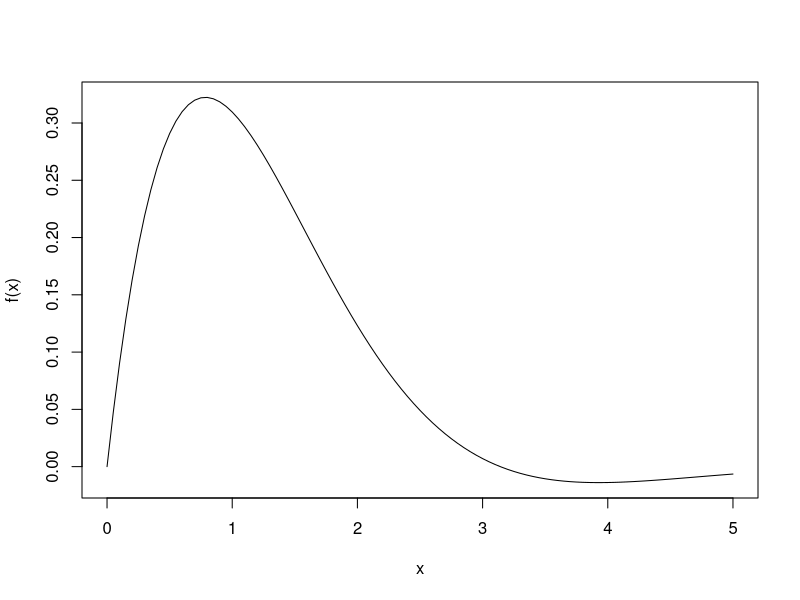
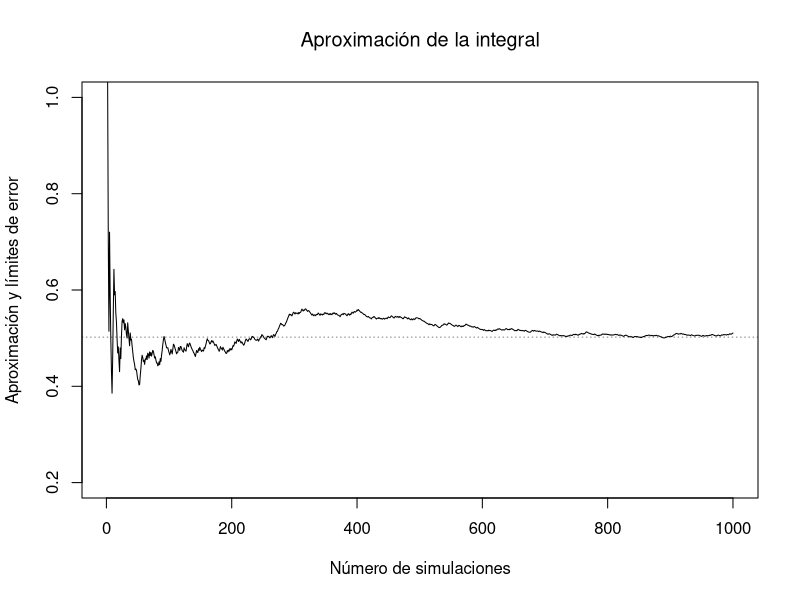
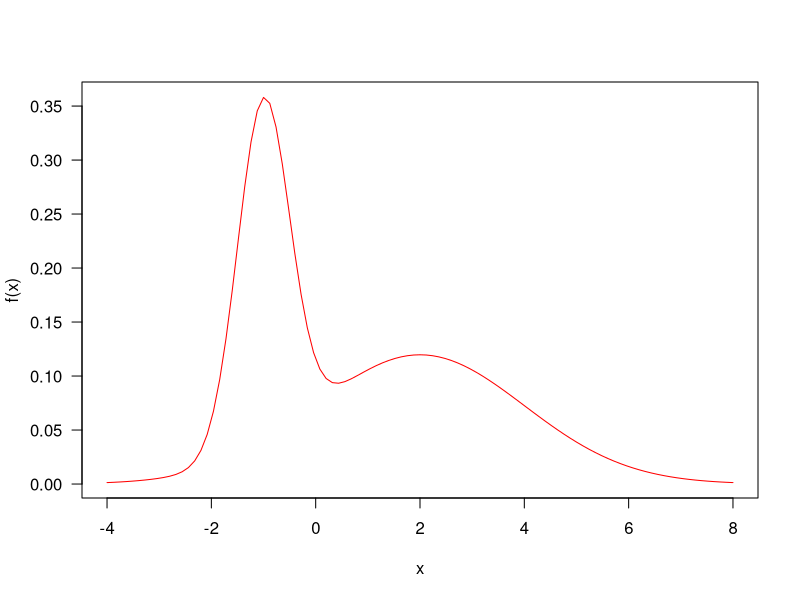
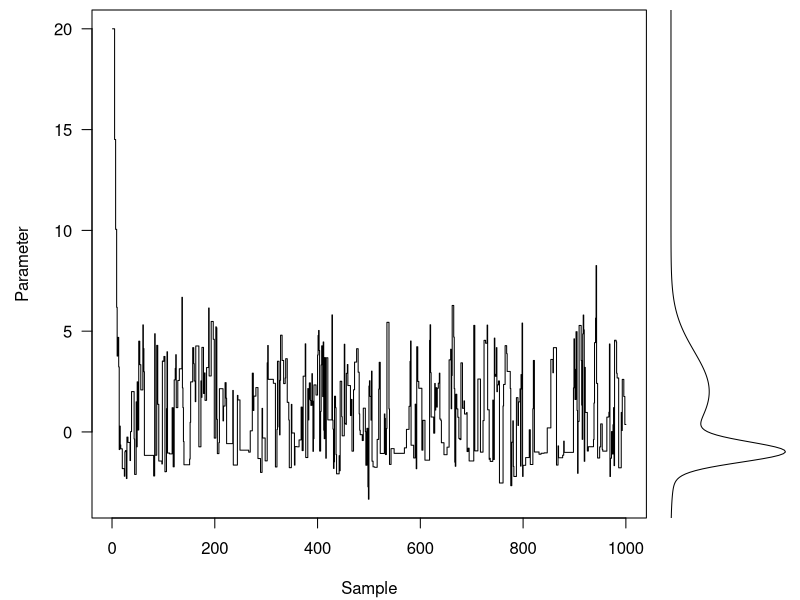
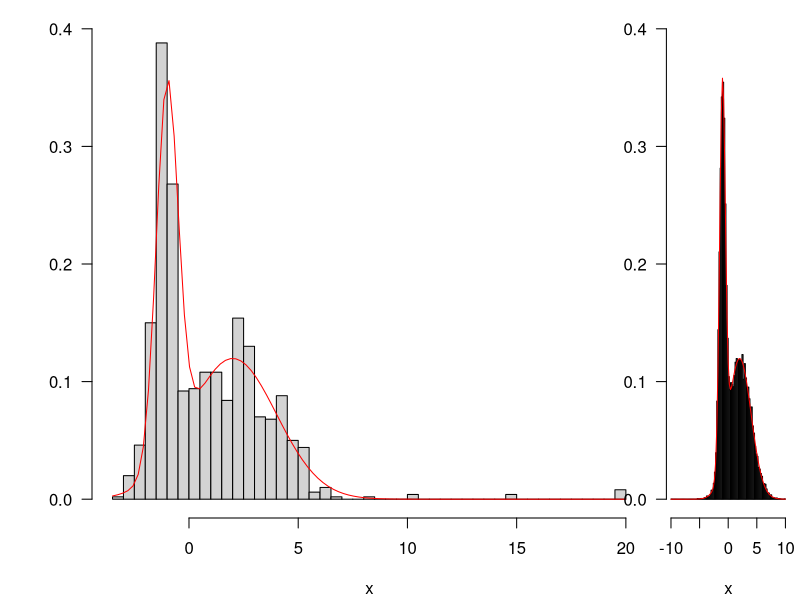

Source code (R) for these figures, in order:
## ---- chunk 1
set.seed(1)
## ---- chunk 2
f <- function(x) sin(x) * exp(-x)
curve(f, 0, 5)
## ---- chunk 3
numero_simulaciones <- 1000
x <- runif(numero_simulaciones, min = 0, max = 5)
fx <- f(x)
## ---- chunk 4
integral_aprox <- (5 - 0) * mean(fx)
integral_aprox
## ---- chunk 5
integral <- integrate(f, 0, 5)$value
integral
## ---- chunk 6
estim <- 5 * (cumsum(fx) / seq_along(fx))
# errores de estimación correspondientes
estim.err <- sqrt(cumsum((fx - estim)^2)) / seq_along(fx)
plot(1:numero_simulaciones, estim,
    type = "l", ylab = "Aproximación y límites de error",
    xlab = "Número de simulaciones",
    main = expression("Aproximación de la integral"),
    ylim = c(0.2, 1)
)
z <- qnorm(0.025, lower.tail = FALSE)
# lines(estim - z * estim.err, col = "blue", lwd = 2, lty = 3)
# lines(estim + z * estim.err, col = "blue", lwd = 2, lty = 3)
abline(h = integral, lwd = 0.5, lty = "dotted")
## ---- chunk 7
p <- 0.4
medias <- c(-1, 2)
desv_tipicas <- c(.5, 2)
f <- function(x) {
    p * dnorm(x, medias[1], desv_tipicas[1]) +
    (1 - p) * dnorm(x, medias[2], desv_tipicas[2])
}
curve(f(x), col = "red", -4, 8, las = 1)
## ---- chunk 8
q <- function(x) rnorm(n = 1, mean = x, sd = 4)
## ---- chunk 9
paso <- function(punto_previo, f, q) {
    ## Nuevo posible punto:
    candidato <- q(punto_previo)
    ## Probabilidad de aceptar el nuevo punto:
    alpha <- min(1, f(candidato) / f(punto_previo))
    ## Aceptarlo con probabilidad alpha
    if (runif(1) < alpha) {
        candidato
    } else { # de lo contrario, quedarse quieto
        punto_previo
    }
}

## ---- chunk 10
método <- function(x, f, q, npasos) {
    res <- matrix(NA, npasos, length(x))
    for (i in seq_len(npasos))
        res[i, ] <- x <- paso(x, f, q)
    drop(res)
}
## ---- chunk 11
res <- método(20, f, q, 1000)
## ---- chunk 12
layout(matrix(c(1, 2), 1, 2), widths = c(4, 1))
par(mar = c(4.1, .5, .5, .5), oma = c(0, 4.1, 0, 0))
plot(res, type = "s", xpd = NA, ylab = "Parameter", xlab = "Sample", las = 1)
usr <- par("usr")
xx <- seq(usr[3], usr[4], length = 301)
plot(f(xx), xx, type = "l", yaxs = "i", axes = FALSE, xlab = "")
## ---- chunk 13
hist(res, 50,
    freq = FALSE, main = "", ylim = c(0, .4), las = 1,
    xlab = "x", ylab = "Probability density"
)
z <- integrate(f, -Inf, Inf)$value
dist_real <- function(x) f(x)/z
curve(dist_real(x), add = TRUE, col = "red")
## ---- chunk 14
set.seed(1)
res.largo <- método(-10, f, q, 50000)
hist(res.largo, 100,
    freq = FALSE, main = "", ylim = c(0, .4), las = 1,
    xlab = "x", ylab = "Probability density", col = "grey"
)
curve(dist_real(x), add = TRUE, col = "red")
